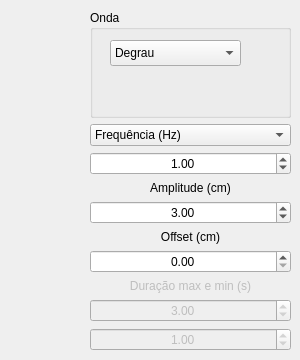
    <widget class="QWidget" name="tab_observador">
     <attribute name="title">
      <string>Configurações Básicas</string>
     </attribute>
     <widget class="QWidget" name="layoutWidget">
      <property name="geometry">
       <rect>
        <x>90</x>
        <y>10</y>
        <width>201</width>
        <height>341</height>
       </rect>
      </property>
      <layout class="QVBoxLayout" name="verticalLayout_2">
       <item>
        <widget class="QGroupBox" name="groupBox_5">
         <property name="title">
          <string>Onda</string>
         </property>
         <widget class="QComboBox" name="comboBox_6">
          <property name="geometry">
           <rect>
            <x>20</x>
            <y>30</y>
            <width>131</width>
            <height>26</height>
           </rect>
          </property>
          <item>
           <property name="text">
            <string>Degrau</string>
           </property>
          </item>
          <item>
           <property name="text">
            <string>Senoidal</string>
           </property>
          </item>
          <item>
           <property name="text">
            <string>Quadrada</string>
           </property>
          </item>
          <item>
           <property name="text">
            <string>Dente de Serra</string>
           </property>
          </item>
          <item>
           <property name="text">
            <string>Sinal Aleatório</string>
           </property>
          </item>
         </widget>
        </widget>
       </item>
       <item>
        <layout class="QVBoxLayout" name="verticalLayout">
         <item>
          <widget class="QComboBox" name="comboBox">
           <item>
            <property name="text">
             <string>Frequência (Hz)</string>
            </property>
           </item>
           <item>
            <property name="text">
             <string>Período (s)</string>
            </property>
           </item>
          </widget>
         </item>
         <item>
          <widget class="QDoubleSpinBox" name="doubleSpinBox">
           <property name="sizePolicy">
            <sizepolicy hsizetype="Minimum" vsizetype="Minimum">
             <horstretch>0</horstretch>
             <verstretch>0</verstretch>
            </sizepolicy>
           </property>
           <property name="alignment">
            <set>Qt::AlignCenter</set>
           </property>
           <property name="minimum">
            <double>0.010000000000000</double>
           </property>
           <property name="maximum">
            <double>2.000000000000000</double>
           </property>
           <property name="singleStep">
            <double>0.100000000000000</double>
           </property>
           <property name="value">
            <double>1.000000000000000</double>
           </property>
          </widget>
         </item>
         <item>
          <widget class="QLabel" name="label_2">
           <property name="text">
            <string>Amplitude (cm)</string>
           </property>
           <property name="alignment">
            <set>Qt::AlignCenter</set>
           </property>
          </widget>
         </item>
         <item>
          <widget class="QDoubleSpinBox" name="doubleSpinBox_2">
           <property name="sizePolicy">
            <sizepolicy hsizetype="Minimum" vsizetype="Minimum">
             <horstretch>0</horstretch>
             <verstretch>0</verstretch>
            </sizepolicy>
           </property>
           <property name="alignment">
            <set>Qt::AlignCenter</set>
           </property>
           <property name="maximum">
            <double>20.000000000000000</double>
           </property>
           <property name="singleStep">
            <double>0.100000000000000</double>
           </property>
           <property name="value">
            <double>3.000000000000000</double>
           </property>
          </widget>
         </item>
         <item>
          <widget class="QLabel" name="label_3">
           <property name="text">
            <string>Offset (cm)</string>
           </property>
           <property name="alignment">
            <set>Qt::AlignBottom|Qt::AlignHCenter</set>
           </property>
          </widget>
         </item>
         <item>
          <widget class="QDoubleSpinBox" name="doubleSpinBox_3">
           <property name="sizePolicy">
            <sizepolicy hsizetype="Minimum" vsizetype="Minimum">
             <horstretch>0</horstretch>
             <verstretch>0</verstretch>
            </sizepolicy>
           </property>
           <property name="alignment">
            <set>Qt::AlignCenter</set>
           </property>
           <property name="minimum">
            <double>0.000000000000000</double>
           </property>
           <property name="maximum">
            <double>30.000000000000000</double>
           </property>
           <property name="singleStep">
            <double>0.100000000000000</double>
           </property>
          </widget>
         </item>
         <item>
          <widget class="QLabel" name="label_12">
           <property name="enabled">
            <bool>false</bool>
           </property>
           <property name="text">
            <string>Duração max e min (s)</string>
           </property>
           <property name="alignment">
            <set>Qt::AlignCenter</set>
           </property>
          </widget>
         </item>
         <item>
          <widget class="QDoubleSpinBox" name="doubleSpinBox_4">
           <property name="enabled">
            <bool>false</bool>
           </property>
           <property name="alignment">
            <set>Qt::AlignCenter</set>
           </property>
           <property name="maximum">
            <double>30.000000000000000</double>
           </property>
           <property name="value">
            <double>3.000000000000000</double>
           </property>
          </widget>
         </item>
         <item>
          <widget class="QDoubleSpinBox" name="doubleSpinBox_5">
           <property name="enabled">
            <bool>false</bool>
           </property>
           <property name="alignment">
            <set>Qt::AlignCenter</set>
           </property>
           <property name="minimum">
            <double>0.000000000000000</double>
           </property>
           <property name="maximum">
            <double>30.000000000000000</double>
           </property>
           <property name="value">
            <double>1.000000000000000</double>
           </property>
          </widget>
         </item>
        </layout>
       </item>
      </layout>
     </widget>
    </widget>
